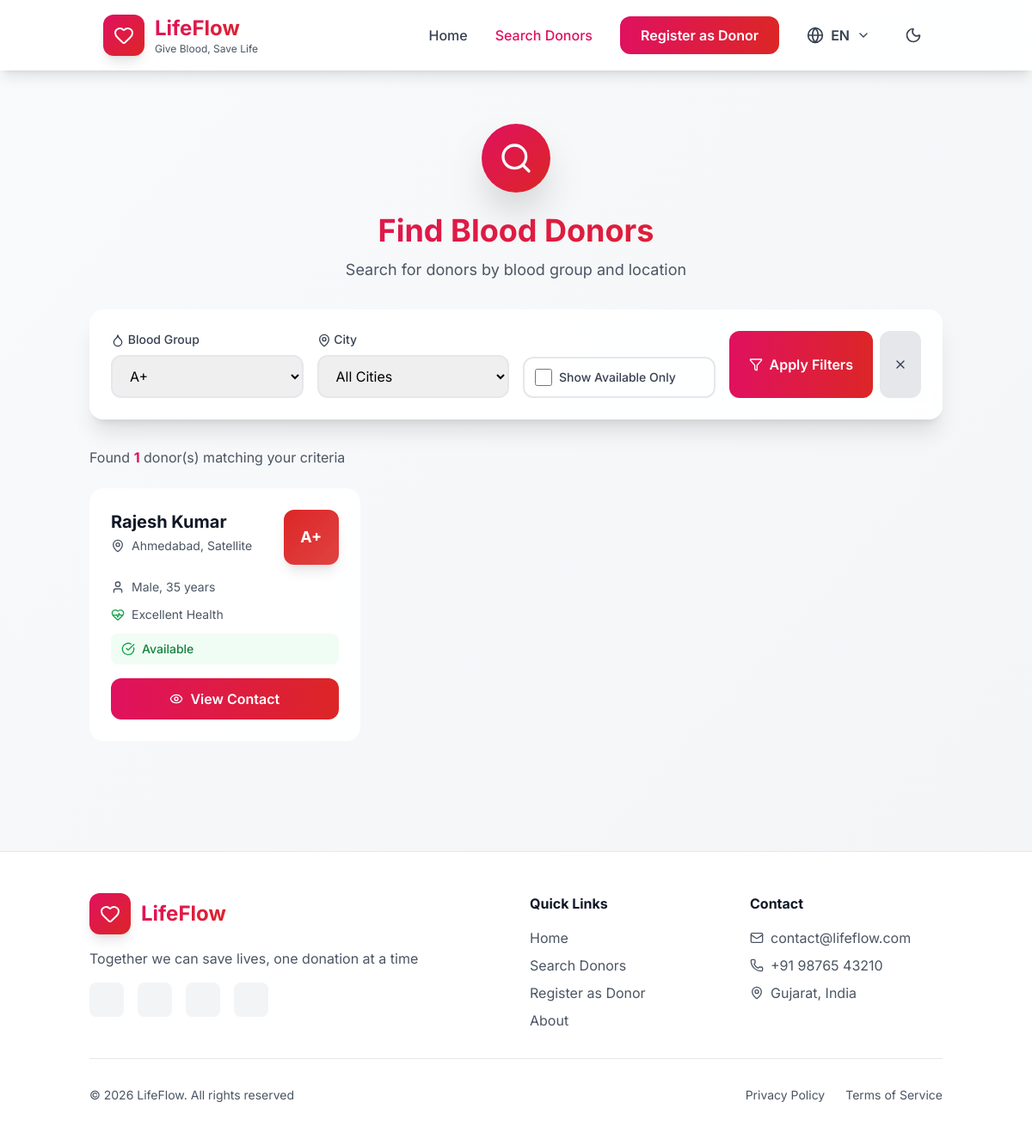
The app's page /search.php?blood_group=A+ with its own data.
### tables this page shows
CREATE TABLE IF NOT EXISTS donors (
    id INT AUTO_INCREMENT PRIMARY KEY,
    full_name VARCHAR(100) NOT NULL,
    email VARCHAR(100) UNIQUE,
    phone VARCHAR(15) NOT NULL,
    blood_group ENUM('A+', 'A-', 'B+', 'B-', 'AB+', 'AB-', 'O+', 'O-') NOT NULL,
    gender ENUM('Male', 'Female', 'Other') NOT NULL,
    date_of_birth DATE NOT NULL,
    city VARCHAR(100) NOT NULL,
    area VARCHAR(100),
    address TEXT,
    last_donation_date DATE,
    health_status ENUM('Good', 'Excellent', 'Fair') DEFAULT 'Good',
    is_available BOOLEAN DEFAULT 1,
    language_preference ENUM('en', 'gu', 'hi') DEFAULT 'en',
    latitude DECIMAL(10, 8) NULL,
    longitude DECIMAL(11, 8) NULL,
    created_at TIMESTAMP DEFAULT CURRENT_TIMESTAMP,
    updated_at TIMESTAMP DEFAULT CURRENT_TIMESTAMP ON UPDATE CURRENT_TIMESTAMP,
    INDEX idx_blood_group (blood_group),
    INDEX idx_city (city),
    INDEX idx_availability (is_available)
);

### includes/functions.php (called while the page is built, shortened)
<?php
function translate($key) {
    $lang = $_SESSION['lang'] ?? 'en';
    $file = __DIR__ . "/../languages/{$lang}.json";
    static $translations = [];
    if (!isset($translations[$lang])) {
        if (file_exists($file)) {
            $translations[$lang] = json_decode(file_get_contents($file), true);
        } else {
            $translations[$lang] = [];
        }
    }
    return $translations[$lang][$key] ?? $key;
}
function sanitize($data) {
    return htmlspecialchars(strip_tags(trim($data)));
}
function isDonorEligible($lastDonationDate) {
    $lastDate = new DateTime($lastDonationDate);
    $today = new DateTime();
    $diff = $today->diff($lastDate);
    return $diff->days >= 90;
}
function calculateAge($dob) {
    $birthDate = new DateTime($dob);
    $today = new DateTime();
    return $today->diff($birthDate)->y;
}
function getBloodGroupColor($bloodGroup) {
    $colors = [
        'A+' => '#DC2626',
        'A-' => '#EF4444',
        'B+' => '#2563EB',
        'B-' => '#3B82F6',
        'AB+' => '#7C3AED',
        'AB-' => '#8B5CF6',
        'O+' => '#059669',
        'O-' => '#10B981'
    ];
    return $colors[$bloodGroup] ?? '#6B7280';
}
?>

### search.php (the view, shortened to what this page needs)
<?php
require_once 'includes/header.php';
$filterBloodGroup = isset($_GET['blood_group']) ? sanitize($_GET['blood_group']) : '';
$filterCity = isset($_GET['city']) ? sanitize($_GET['city']) : '';
$filterAvailable = isset($_GET['available']) ? 1 : '';
$query = "SELECT * FROM donors WHERE 1=1";
$params = [];
$types = '';
if ($filterBloodGroup) {
    $query .= " AND blood_group = ?";
    $params[] = $filterBloodGroup;
    $types .= 's';
}
$query .= " ORDER BY created_at DESC";
$stmt = $conn->prepare($query);
if (!empty($params)) {
    $stmt->bind_param($types, ...$params);
}
$stmt->execute();
$result = $stmt->get_result();
$donors = $result->fetch_all(MYSQLI_ASSOC);
?>
<section class="container mx-auto px-4 py-8 sm:py-12">
    <div class="text-center mb-8">
        <div class="w-20 h-20 bg-gradient-to-br from-heart-red to-blood-red rounded-full flex items-center justify-center mx-auto mb-6 shadow-2xl">
            <i data-lucide="search" class="w-10 h-10 text-white"></i>
        </div>
        <h1 class="text-3xl sm:text-4xl font-bold gradient-text mb-3">
            <?php echo translate('search_title'); ?>
        </h1>
        <p class="text-gray-600 dark:text-gray-400 text-lg">
            <?php echo translate('search_subtitle'); ?>
        </p>
    </div>
    <div class="max-w-6xl mx-auto mb-8">
        <div class="glass-effect rounded-2xl p-6 shadow-xl">
            <form id="filterForm" method="GET" class="space-y-4">
                <div class="grid grid-cols-1 sm:grid-cols-2 lg:grid-cols-4 gap-4">
                    <div>
                        <label class="block text-sm font-medium text-gray-700 dark:text-gray-300 mb-2">
                            <i data-lucide="droplet" class="w-4 h-4 inline"></i>
                            <?php echo translate('blood_group'); ?>
                        </label>
                        <select name="blood_group" id="bloodGroupFilter"
                            class="w-full px-4 py-3 rounded-xl border-2 border-gray-200 dark:border-gray-600 dark:bg-gray-700 dark:text-white focus:border-heart-red focus:ring-2 focus:ring-heart-red/20 outline-none transition-all">
                            <?php
                            $bloodGroups = ['A+', 'A-', 'B+', 'B-', 'AB+', 'AB-', 'O+', 'O-'];
                            foreach ($bloodGroups as $bg):
                            ?>
                                <option value="<?php echo $bg; ?>" <?php echo ($filterBloodGroup === $bg) ? 'selected' : ''; ?>>
                                    <?php echo $bg; ?>
                                </option>
                            <?php endforeach; ?>
                        </select>
                    </div>
                    <div>
                        <label class="block text-sm font-medium text-gray-700 dark:text-gray-300 mb-2">
                            <i data-lucide="map-pin" class="w-4 h-4 inline"></i>
                            <?php echo translate('city'); ?>
                        </label>
                        <select name="city" id="cityFilter"
                            class="w-full px-4 py-3 rounded-xl border-2 border-gray-200 dark:border-gray-600 dark:bg-gray-700 dark:text-white focus:border-heart-red focus:ring-2 focus:ring-heart-red/20 outline-none transition-all">
                            <option value=""><?php echo translate('all_cities'); ?></option>
                        </select>
                    </div>
                    <div class="flex items-end">
                        <label class="flex items-center gap-2 cursor-pointer p-3 rounded-xl border-2 border-gray-200 dark:border-gray-600 hover:border-heart-red transition-all w-full">
                            <input type="checkbox" name="available" id="availableFilter" value="1"
                                <?php echo ($filterAvailable !== '') ? 'checked' : ''; ?>
                                class="w-5 h-5 text-heart-red rounded focus:ring-heart-red focus:ring-2">
                            <span class="text-sm font-medium text-gray-700 dark:text-gray-300">
                                <?php echo translate('show_available_only'); ?>
                            </span>
                        </label>
                    </div>
                    <div class="flex gap-2">
                        <button type="submit"
                            class="flex-1 bg-gradient-to-r from-heart-red to-blood-red text-white px-4 py-3 rounded-xl hover:shadow-xl transition-all duration-300 font-semibold flex items-center justify-center gap-2">
                            <i data-lucide="filter" class="w-4 h-4"></i>
                            <span class="hidden sm:inline"><?php echo translate('apply_filters'); ?></span>
                        </button>
                        <a href="search.php"
                            class="bg-gray-200 dark:bg-gray-700 text-gray-700 dark:text-gray-300 px-4 py-3 rounded-xl hover:shadow-lg transition-all duration-300 font-semibold flex items-center justify-center">
                            <i data-lucide="x" class="w-4 h-4"></i>
                        </a>
                    </div>
                </div>
            </form>
        </div>
    </div>
    <div class="max-w-6xl mx-auto mb-6">
        <p class="text-gray-600 dark:text-gray-400">
            Found <span class="font-bold text-heart-red"><?php echo count($donors); ?></span> donor(s)
            <?php if ($filterBloodGroup || $filterCity || $filterAvailable !== ''): ?>
                matching your criteria
            <?php endif; ?>
        </p>
    </div>
    <?php if (count($donors) > 0): ?>
        <div class="max-w-6xl mx-auto grid grid-cols-1 md:grid-cols-2 lg:grid-cols-3 gap-6">
            <?php foreach ($donors as $donor):
                $isEligible = isDonorEligible($donor['last_donation_date']);
                $bloodColor = getBloodGroupColor($donor['blood_group']);
            ?>
                <div class="glass-effect rounded-2xl p-6 hover-lift group" data-donor-id="<?php echo $donor['id']; ?>">
                    <div class="flex items-start justify-between mb-4">
                        <div class="flex-1">
                            <h3 class="text-xl font-bold text-gray-900 dark:text-white mb-1">
                                <?php echo htmlspecialchars($donor['full_name']); ?>
                            </h3>
                            <div class="flex items-center gap-2 text-gray-600 dark:text-gray-400 text-sm">
                                <i data-lucide="map-pin" class="w-4 h-4"></i>
                                <span><?php echo htmlspecialchars($donor['city']); ?><?php echo $donor['area'] ? ', ' . htmlspecialchars($donor['area']) : ''; ?></span>
                            </div>
                        </div>
                        <div class="w-16 h-16 rounded-xl flex items-center justify-center shadow-lg group-hover:scale-110 transition-transform"
                            style="background: linear-gradient(135deg, <?php echo $bloodColor; ?> 0%, <?php echo $bloodColor; ?>dd 100%);">
                            <span class="text-white font-bold text-lg"><?php echo $donor['blood_group']; ?></span>
                        </div>
                    </div>
                    <div class="space-y-3 mb-4">
                        <div class="flex items-center gap-2 text-sm text-gray-600 dark:text-gray-400">
                            <i data-lucide="user" class="w-4 h-4"></i>
                            <span><?php echo $donor['gender']; ?>, <?php echo calculateAge($donor['date_of_birth']); ?> years</span>
                        </div>
                        <div class="flex items-center gap-2 text-sm">
                            <i data-lucide="heart-pulse" class="w-4 h-4 text-green-600"></i>
                            <span class="text-gray-600 dark:text-gray-400"><?php echo $donor['health_status']; ?> Health</span>
                        </div>
                        <?php if ($donor['is_available']): ?>
                            <?php if ($isEligible): ?>
                                <div class="flex items-center gap-2 bg-green-50 dark:bg-green-900/20 px-3 py-2 rounded-lg">
                                    <i data-lucide="check-circle" class="w-4 h-4 text-green-600"></i>
                                    <span class="text-green-700 dark:text-green-400 font-medium text-sm">
                                        <?php echo translate('donor_card_available'); ?>
                                    </span>
                                </div>
                            <?php endif; ?>
                        <?php endif; ?>
                    </div>
                    <div class="contact-hidden space-y-3">
                        <button onclick="revealContact(<?php echo $donor['id']; ?>)"
                            class="w-full bg-gradient-to-r from-heart-red to-blood-red text-white px-4 py-3 rounded-xl hover:shadow-xl transition-all duration-300 font-semibold flex items-center justify-center gap-2">
                            <i data-lucide="eye" class="w-4 h-4"></i>
                            <?php echo translate('view_contact'); ?>
                        </button>
                    </div>
                </div>
            <?php endforeach; ?>
        </div>
    <?php endif; ?>
</section>
<?php require_once 'includes/footer.php'; ?>

### assets/css/custom.css (style rules this page uses)
* { transition-property: background-color, border-color, color, fill, stroke, opacity, box-shadow, transform; transition-duration: 200ms; transition-timing-function: cubic-bezier(0.4, 0, 0.2, 1); }

### includes/header.php (style rules this page uses)
* { font-family: 'Inter', sans-serif; }
.glass-effect { background: rgba(255, 255, 255, 0.9); backdrop-filter: blur(10px); -webkit-backdrop-filter: blur(10px); border: 1px solid rgba(255, 255, 255, 0.3); }
.gradient-text { background: linear-gradient(135deg, #E0115F 0%, #DC2626 100%); -webkit-background-clip: text; -webkit-text-fill-color: transparent; background-clip: text; }
.hover-lift { transition: all 0.3s cubic-bezier(0.4, 0, 0.2, 1); }

### records on screen
donors: full_name "Rajesh Kumar", city "Ahmedabad", area "Satellite", blood_group "A+", gender "Male", date_of_birth "35", health_status "Excellent"

### other values on screen
translate('site_name') "LifeFlow"
translate('tagline') "Give Blood, Save Life"
translate('home') "Home"
translate('search') "Search Donors"
translate('register') "Register as Donor"
$_SESSION['lang'] "EN"
translate('search_title') "Find Blood Donors"
translate('search_subtitle') "Search for donors by blood group and location"
translate('blood_group') "Blood Group"
translate('city') "City"
translate('show_available_only') "Show Available Only"
translate('apply_filters') "Apply Filters"
count($donors) "1"
translate('footer_tagline') "Together we can save lives, one donation at a time"
translate('about') "About"
